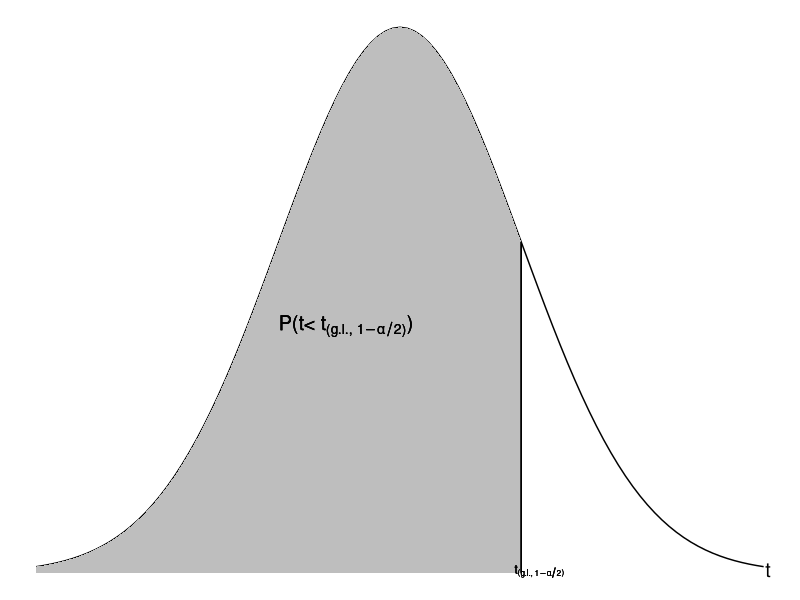

The R script that drew this image:
## ---- chunk 1
knitr::opts_chunk$set(echo = TRUE, 
                      size = "footnotesize",
                      comment = NA,
                      warning = FALSE,
                      message = FALSE,
                      #out.width = "1\\linewidth",
                      fig.align = "center",
                      fig.width = 8, 
                      fig.height = 4, 
                      fig.show = "hold",
                      fig.path = "Figuras1/",
                      fig.pos = "!htb",
                      fig.cap = TRUE,
                      background = "#E6E6FA",
                      #background = "black",
                      dev = c("png",'pdf'),
                      res=300,
                      dpi = 300,
                      cache = TRUE)
## ---- chunk 2
library(tidyverse)
#library(tinytex)
library(knitr)
library(kableExtra)
library(xtable)
## ---- chunk 3
ggplot(data.frame(x = c(-3, 3)), aes(x)) +
  stat_function(fun = dnorm,
                geom = "line",
                xlim = c(-3, 3)) +
  stat_function(fun = dnorm,
                geom = "area",
                fill = "gray",
                xlim = c(-3, 1)) +
  xlim(-3, 3) +
  geom_segment(aes(x = 1, y = 0, 
                   xend = 1, yend = dnorm(1)),
               size = 0.5) +
   theme_void() +
  annotate("text",label=  bquote(t['(g.l.,' ~1-alpha/2 *')'])  
             ,x=0.82,y=0.0,
           hjust=-0.3,vjust=0.4,
           size = 3) +
  annotate("text",label="t",x=3,y=0.0,
           hjust=-0.3,vjust=0.3,
           size = 5) +
  annotate("text",label=bquote('P(t<'~ t['(g.l.,' ~1-alpha/2 *')'] *')'),x=-1,y=0.18,hjust=0,vjust=0.5,
           size = 5)
## ---- chunk 4
options(digits = 4)
z1 <- seq(0,3.99,0.01)
qq <- round(pnorm(z1),4)
round(qq[1],4)

af1 <- c(0.900,0.950,0.975,0.995)
gl1 <- c(1:30,40,60,120,20000)
tt1 <- data.frame(gl=rep(gl1,each=length(af1)),
                 af=rep(af1,length(gl1))
                 )
tt <- round(qt(tt1$af,tt1$gl),3)
